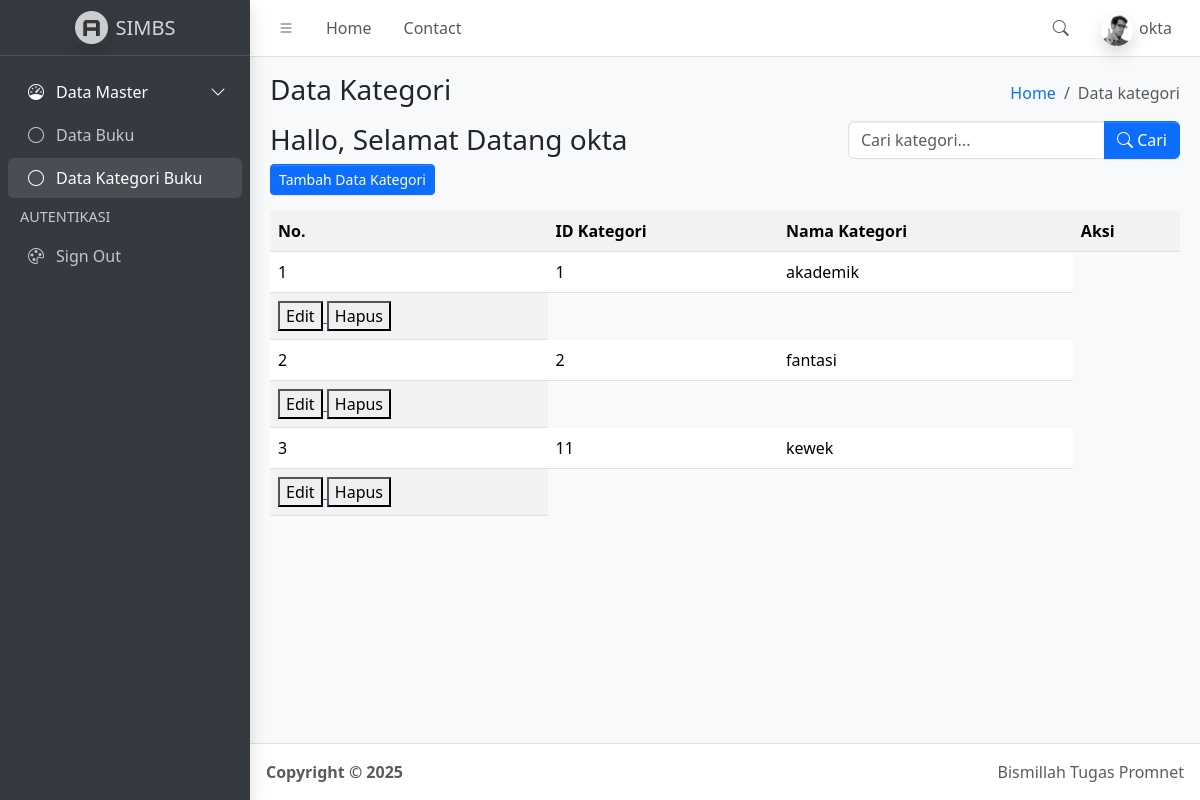
The app's page /kategori.php (signed in) with its own data.
### tables this page shows
CREATE TABLE `kategori` (
  `id_kategori` int(50) NOT NULL,
  `nama_kategori` varchar(100) NOT NULL
);

### function.php (called while the page is built, shortened)
<?php
$conn = mysqli_connect("localhost", "root", "", "SIMBS");
function query($query){
    global $conn;
	$result = mysqli_query($conn, $query);
	$rows = [];
	while( $row = mysqli_fetch_assoc($result) ) {
		$rows[] = $row;
	}
	return $rows;
}
?>

### kategori.php (the view, shortened to what this page needs)
<?php
    require("function.php");
    $query = query("SELECT * FROM kategori");
    $kategori = $query;
?>
<!doctype html>
<html lang="en">
  <head>
    <link
      rel="stylesheet"
      href="https://cdn.jsdelivr.net/npm/@fontsource/source-sans-3@5.0.12/index.css"
      media="print"
      onload="this.media='all'"
    />
    <link
      rel="stylesheet"
      href="https://cdn.jsdelivr.net/npm/overlayscrollbars@2.11.0/styles/overlayscrollbars.min.css"
    />
    <link
      rel="stylesheet"
      href="https://cdn.jsdelivr.net/npm/bootstrap-icons@1.13.1/font/bootstrap-icons.min.css"
    />
    <link rel="stylesheet" href="dist/css/adminlte.min.css" />
    <link
      rel="stylesheet"
      href="https://cdn.jsdelivr.net/npm/apexcharts@3.37.1/dist/apexcharts.css"
    />
    <link
      rel="stylesheet"
      href="https://cdn.jsdelivr.net/npm/jsvectormap@1.5.3/dist/css/jsvectormap.min.css"
    />
  </head>
  <body class="layout-fixed sidebar-expand-lg bg-body-tertiary">
    <div class="app-wrapper">
      <nav class="app-header navbar navbar-expand bg-body">
        <div class="container-fluid">
          <ul class="navbar-nav">
            <li class="nav-item">
              <a class="nav-link" data-lte-toggle="sidebar" href="#" role="button">
                <i class="bi bi-list"></i>
              </a>
            </li>
            <li class="nav-item d-none d-md-block">
              <a href="#" class="nav-link">Home</a>
            </li>
            <li class="nav-item d-none d-md-block">
              <a href="#" class="nav-link">Contact</a>
            </li>
          </ul>
          <ul class="navbar-nav ms-auto">
            <li class="nav-item">
              <a class="nav-link" data-widget="navbar-search" href="#" role="button">
                <i class="bi bi-search"></i>
              </a>
            </li>
            <li class="nav-item dropdown user-menu">
              <a href="#" class="nav-link dropdown-toggle" data-bs-toggle="dropdown">
                <img
                  src="dist/assets/img/user2-160x160.jpg"
                  class="user-image rounded-circle shadow"
                  alt="User Image"
                />
                <span class="d-none d-md-inline"><?= $_SESSION['username']; ?> <P class="R H"></P></span>
              </a>
            </li>
          </ul>
        </div>
      </nav>
      <aside class="app-sidebar bg-body-secondary shadow" data-bs-theme="dark">
        <div class="sidebar-brand">
          <a href="index.php" class="brand-link">
            <img
              src="dist/assets/img/AdminLTELogo.png"
              alt="AdminLTE Logo"
              class="brand-image opacity-75 shadow"
            />
            <span class="brand-text fw-light">SIMBS</span>
          </a>
        </div>
        <div class="sidebar-wrapper">
          <nav class="mt-2">
            <ul
              class="nav sidebar-menu flex-column"
              data-lte-toggle="treeview"
              role="navigation"
              aria-label="Main navigation"
              data-accordion="false"
              id="navigation"
            >
              <li class="nav-item menu-open">
                <a href="#" class="nav-link active">
                  <i class="nav-icon bi bi-speedometer"></i>
                  <p>
                    Data Master
                  </p>
                </a>
                <ul class="nav nav-treeview">
                  <li class="nav-item">
                    <a href="index.php" class="nav-link">
                      <i class="nav-icon bi bi-circle"></i>
                      <p>Data Buku</p>
                    </a>
                  </li>
                  <li class="nav-item">
                    <a href="kategori.php" class="nav-link active">
                      <i class="nav-icon bi bi-circle"></i>
                      <p>Data Kategori Buku</p>
                    </a>
                  </li>
                </ul>
              </li>
              <li class="nav-header">AUTENTIKASI</li>
              <li class="nav-item">
                <a href="logout.php" class="nav-link">
                  <i class="nav-icon bi bi-palette"></i>
                  <p>Sign Out</p>
                </a>
              </li>
            </ul>
          </nav>
        </div>
      </aside>
      <main class="app-main">
        <div class="app-content-header">
          <div class="container-fluid">
            <div class="row">
              <div class="col-sm-6">
                <h3 class="mb-3">Data Kategori</h3>
                <h3>Hallo, Selamat Datang <?= $_SESSION['username']; ?></h3>
                <a href="tambah_kategori.php">
                  <button class="btn-sm btn btn-primary">Tambah Data Kategori</button>
                </a>
              </div>
              <div class="col-sm-6 d-flex flex-column align-items-end">
                <ol class="breadcrumb">
                  <li class="breadcrumb-item"><a href="#">Home</a></li>
                  <li class="breadcrumb-item active" aria-current="page">Data kategori</li>
                </ol>
                <form class="mt-2" method="GET">
                  <div class="input-group">
                  <input
                    type="text"
                    class="form-control"
                    name="keyword"
                    placeholder="Cari kategori..."
                  >
                  <button class="btn btn-primary" type="submit">
                    <i class="bi bi-search"></i> Cari
                  </button>
                </div>
                </form>
              </div>
            </div>
          </div>
        </div>
        <div class="app-content">
          <div class="container-fluid">
            <div class="row">
              <div class="col">
                <table class="table table-striped table-hover">
                  <tr>
                    <th>No.</th>
                    <th>ID Kategori</th>
                    <th>Nama Kategori</th>
                    <th>Aksi</th>
                  </tr>
                  <?php $no=1 ?>
                <?php foreach($kategori as $data): ?>
                  <tr>
                      <td> <?= $no ?> </td>
                      <td> <?= $data['id_kategori'] ?> </td>
                      <td> <?= $data['nama_kategori'] ?> </td>
                  </tr>
                  <td>
                      <a href="ubah_kategori.php?id=<?= $data['id_kategori'] ?>">
                          <button class="btn-sm btn-success">Edit</button>
                      </a>
                      <a href="hapus_kategori.php?id=<?= $data['id_kategori'] ?>">
                          <button class="btn-sm btn-danger">Hapus</button>
                      </a>
                  </td>
                  <?php $no++; ?>
                  <?php endforeach; ?>
                </table>
              </div>
            </div>
          </div>
        </div>
      </main>
      <footer class="app-footer">
        <div class="float-end d-none d-sm-inline">Bismillah Tugas Promnet</div>
        <strong>
          Copyright &copy; 2025&nbsp;
        </strong>
      </footer>
    </div>
  </body>
</html>

### records on screen
kategori: id_kategori "1", nama_kategori "akademik"
kategori: id_kategori "2", nama_kategori "fantasi"
kategori: id_kategori "11", nama_kategori "kewek"

### other values on screen
$_SESSION['username'] "okta"
